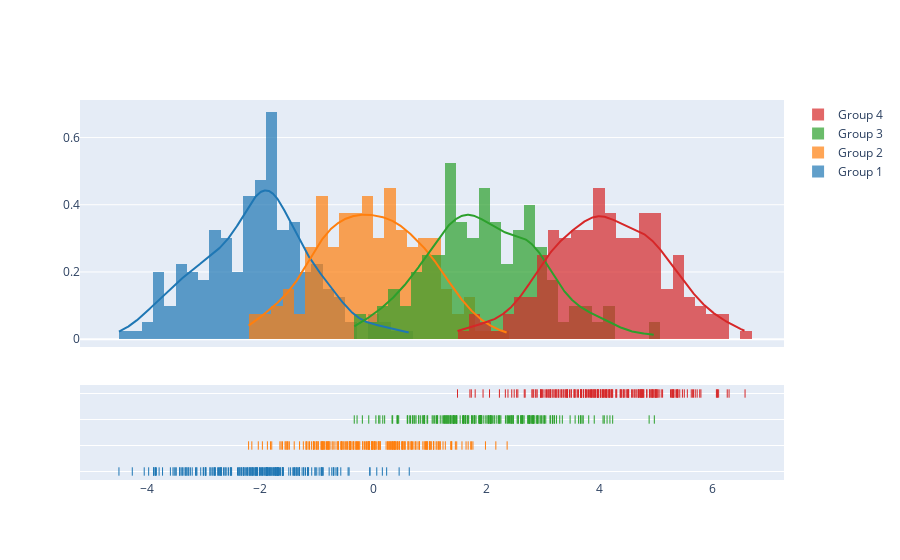

Source (notebook cell):
### Code cell
import plotly.figure_factory as ff

# Add histogram data
x1 = np.random.randn(200) - 2
x2 = np.random.randn(200)
x3 = np.random.randn(200) + 2
x4 = np.random.randn(200) + 4

# Group data together
hist_data = [x1, x2, x3, x4]

group_labels = ['Group 1', 'Group 2', 'Group 3', 'Group 4']

# Create distplot with custom bin_size
fig = ff.create_distplot(hist_data, group_labels, bin_size=.2)
fig.show()

### Figure 1 — Plotly figure (JSON) as saved in the notebook; plotly's stock layout.template omitted (floating-point values rounded to 4 significant figures; data arrays with more than 128 entries replaced by an {"elided": "..."} marker saying what was removed)
{"data": [{"autobinx": false, "histnorm": "probability density", "legendgroup": "Group 1", "marker": {"color": "rgb(31, 119, 180)"}, "name": "Group 1", "opacity": 0.7, "type": "histogram", "x": {"elided": "200 float values"}, "xaxis": "x", "xbins": {"end": 0.6364, "size": 0.2, "start": -4.494}, "yaxis": "y"}, {"autobinx": false, "histnorm": "probability density", "legendgroup": "Group 2", "marker": {"color": "rgb(255, 127, 14)"}, "name": "Group 2", "opacity": 0.7, "type": "histogram", "x": {"elided": "200 float values"}, "xaxis": "x", "xbins": {"end": 2.366, "size": 0.2, "start": -2.203}, "yaxis": "y"}, {"autobinx": false, "histnorm": "probability density", "legendgroup": "Group 3", "marker": {"color": "rgb(44, 160, 44)"}, "name": "Group 3", "opacity": 0.7, "type": "histogram", "x": {"elided": "200 float values"}, "xaxis": "x", "xbins": {"end": 4.967, "size": 0.2, "start": -0.3356}, "yaxis": "y"}, {"autobinx": false, "histnorm": "probability density", "legendgroup": "Group 4", "marker": {"color": "rgb(214, 39, 40)"}, "name": "Group 4", "opacity": 0.7, "type": "histogram", "x": {"elided": "200 float values"}, "xaxis": "x", "xbins": {"end": 6.571, "size": 0.2, "start": 1.489}, "yaxis": "y"}, {"legendgroup": "Group 1", "marker": {"color": "rgb(31, 119, 180)"}, "mode": "lines", "name": "Group 1", "showlegend": false, "type": "scatter", "x": {"elided": "500 float values"}, "xaxis": "x", "y": {"elided": "500 float values"}, "yaxis": "y"}, {"legendgroup": "Group 2", "marker": {"color": "rgb(255, 127, 14)"}, "mode": "lines", "name": "Group 2", "showlegend": false, "type": "scatter", "x": {"elided": "500 float values"}, "xaxis": "x", "y": {"elided": "500 float values"}, "yaxis": "y"}, {"legendgroup": "Group 3", "marker": {"color": "rgb(44, 160, 44)"}, "mode": "lines", "name": "Group 3", "showlegend": false, "type": "scatter", "x": {"elided": "500 float values"}, "xaxis": "x", "y": {"elided": "500 float values"}, "yaxis": "y"}, {"legendgroup": "Group 4", "marker": {"color": "rgb(214, 39, 40)"}, "mode": "lines", "name": "Group 4", "showlegend": false, "type": "scatter", "x": {"elided": "500 float values"}, "xaxis": "x", "y": {"elided": "500 float values"}, "yaxis": "y"}, {"legendgroup": "Group 1", "marker": {"color": "rgb(31, 119, 180)", "symbol": "line-ns-open"}, "mode": "markers", "name": "Group 1", "showlegend": false, "type": "scatter", "x": {"elided": "200 float values"}, "xaxis": "x", "y": {"elided": "200 str values"}, "yaxis": "y2"}, {"legendgroup": "Group 2", "marker": {"color": "rgb(255, 127, 14)", "symbol": "line-ns-open"}, "mode": "markers", "name": "Group 2", "showlegend": false, "type": "scatter", "x": {"elided": "200 float values"}, "xaxis": "x", "y": {"elided": "200 str values"}, "yaxis": "y2"}, {"legendgroup": "Group 3", "marker": {"color": "rgb(44, 160, 44)", "symbol": "line-ns-open"}, "mode": "markers", "name": "Group 3", "showlegend": false, "type": "scatter", "x": {"elided": "200 float values"}, "xaxis": "x", "y": {"elided": "200 str values"}, "yaxis": "y2"}, {"legendgroup": "Group 4", "marker": {"color": "rgb(214, 39, 40)", "symbol": "line-ns-open"}, "mode": "markers", "name": "Group 4", "showlegend": false, "type": "scatter", "x": {"elided": "200 float values"}, "xaxis": "x", "y": {"elided": "200 str values"}, "yaxis": "y2"}], "layout": {"barmode": "overlay", "hovermode": "closest", "legend": {"traceorder": "reversed"}, "xaxis": {"anchor": "y2", "domain": [0.0, 1.0], "zeroline": false}, "yaxis": {"anchor": "free", "domain": [0.35, 1], "position": 0.0}, "yaxis2": {"anchor": "x", "domain": [0, 0.25], "dtick": 1, "showticklabels": false}}}
